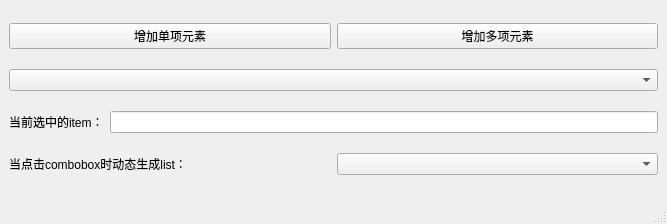
<?xml version="1.0" encoding="UTF-8"?>
<ui version="4.0">
 <class>MainWindow</class>
 <widget class="QMainWindow" name="MainWindow">
  <property name="geometry">
   <rect>
    <x>0</x>
    <y>0</y>
    <width>667</width>
    <height>224</height>
   </rect>
  </property>
  <property name="windowTitle">
   <string>MainWindow</string>
  </property>
  <widget class="QWidget" name="centralwidget">
   <layout class="QGridLayout" name="gridLayout">
    <item row="0" column="0">
     <layout class="QHBoxLayout" name="horizontalLayout">
      <item>
       <widget class="QPushButton" name="pushButton">
        <property name="text">
         <string>增加单项元素</string>
        </property>
       </widget>
      </item>
      <item>
       <widget class="QPushButton" name="pushButton_2">
        <property name="text">
         <string>增加多项元素</string>
        </property>
       </widget>
      </item>
     </layout>
    </item>
    <item row="1" column="0">
     <widget class="QComboBox" name="comboBox"/>
    </item>
    <item row="2" column="0">
     <layout class="QHBoxLayout" name="horizontalLayout_2">
      <item>
       <widget class="QLabel" name="label">
        <property name="text">
         <string>当前选中的item：</string>
        </property>
       </widget>
      </item>
      <item>
       <widget class="QLineEdit" name="lineEdit"/>
      </item>
     </layout>
    </item>
    <item row="3" column="0">
     <layout class="QHBoxLayout" name="horizontalLayout_3">
      <item>
       <widget class="QLabel" name="label_2">
        <property name="text">
         <string>当点击combobox时动态生成list：</string>
        </property>
       </widget>
      </item>
      <item>
       <widget class="QComboBox" name="comboBox_2"/>
      </item>
     </layout>
    </item>
   </layout>
  </widget>
  <widget class="QMenuBar" name="menubar">
   <property name="geometry">
    <rect>
     <x>0</x>
     <y>0</y>
     <width>667</width>
     <height>23</height>
    </rect>
   </property>
  </widget>
  <widget class="QStatusBar" name="statusbar"/>
 </widget>
 <resources/>
 <connections/>
</ui>
